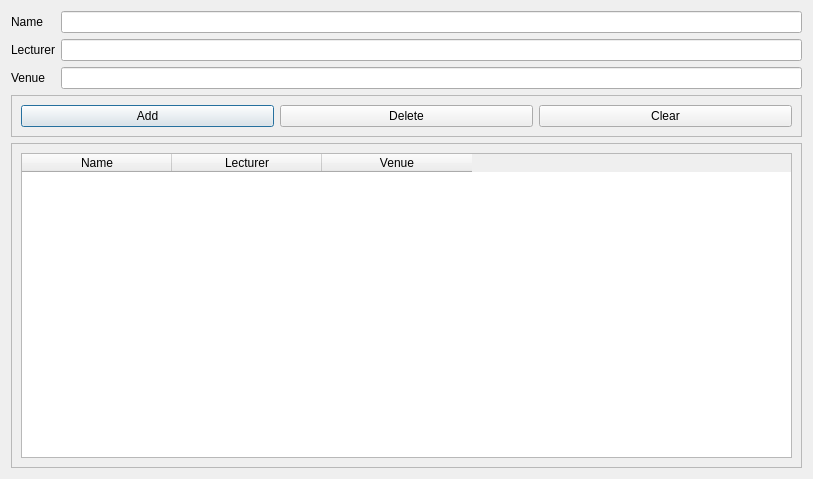
<?xml version="1.0" encoding="UTF-8"?>
<ui version="4.0">
 <class>sessionsdialog</class>
 <widget class="QDialog" name="sessionsdialog">
  <property name="geometry">
   <rect>
    <x>0</x>
    <y>0</y>
    <width>813</width>
    <height>479</height>
   </rect>
  </property>
  <property name="windowTitle">
   <string>View and Change Sessions</string>
  </property>
  <layout class="QFormLayout" name="formLayout">
   <item row="0" column="0">
    <widget class="QLabel" name="label">
     <property name="text">
      <string>Name</string>
     </property>
    </widget>
   </item>
   <item row="0" column="1">
    <widget class="QLineEdit" name="txtName"/>
   </item>
   <item row="1" column="0">
    <widget class="QLabel" name="label_2">
     <property name="text">
      <string>Lecturer</string>
     </property>
    </widget>
   </item>
   <item row="1" column="1">
    <widget class="QLineEdit" name="txtLecturer"/>
   </item>
   <item row="2" column="0">
    <widget class="QLabel" name="label_4">
     <property name="text">
      <string>Venue</string>
     </property>
    </widget>
   </item>
   <item row="2" column="1">
    <widget class="QLineEdit" name="txtVenue"/>
   </item>
   <item row="3" column="0" colspan="2">
    <widget class="QFrame" name="frame">
     <property name="frameShape">
      <enum>QFrame::StyledPanel</enum>
     </property>
     <property name="frameShadow">
      <enum>QFrame::Raised</enum>
     </property>
     <layout class="QHBoxLayout" name="horizontalLayout">
      <item>
       <widget class="QPushButton" name="pushButton">
        <property name="text">
         <string>Add</string>
        </property>
       </widget>
      </item>
      <item>
       <widget class="QPushButton" name="pushButton_2">
        <property name="text">
         <string>Delete</string>
        </property>
       </widget>
      </item>
      <item>
       <widget class="QPushButton" name="pushButton_3">
        <property name="text">
         <string>Clear</string>
        </property>
       </widget>
      </item>
     </layout>
    </widget>
   </item>
   <item row="4" column="0" colspan="2">
    <widget class="QFrame" name="frame_2">
     <property name="frameShape">
      <enum>QFrame::StyledPanel</enum>
     </property>
     <property name="frameShadow">
      <enum>QFrame::Raised</enum>
     </property>
     <layout class="QVBoxLayout" name="verticalLayout">
      <item>
       <widget class="QTableWidget" name="tableWidget">
        <property name="columnCount">
         <number>3</number>
        </property>
        <attribute name="horizontalHeaderVisible">
         <bool>true</bool>
        </attribute>
        <attribute name="horizontalHeaderCascadingSectionResizes">
         <bool>false</bool>
        </attribute>
        <attribute name="horizontalHeaderMinimumSectionSize">
         <number>36</number>
        </attribute>
        <attribute name="horizontalHeaderDefaultSectionSize">
         <number>150</number>
        </attribute>
        <attribute name="horizontalHeaderHighlightSections">
         <bool>true</bool>
        </attribute>
        <attribute name="horizontalHeaderStretchLastSection">
         <bool>false</bool>
        </attribute>
        <attribute name="verticalHeaderStretchLastSection">
         <bool>false</bool>
        </attribute>
        <column>
         <property name="text">
          <string>Name</string>
         </property>
        </column>
        <column>
         <property name="text">
          <string>Lecturer</string>
         </property>
        </column>
        <column>
         <property name="text">
          <string>Venue</string>
         </property>
        </column>
       </widget>
      </item>
     </layout>
    </widget>
   </item>
  </layout>
 </widget>
 <resources/>
 <connections/>
</ui>
